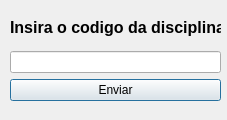
<?xml version="1.0" encoding="UTF-8"?>
<ui version="4.0">
 <class>Fm_InserirDisciplina</class>
 <widget class="QDialog" name="Fm_InserirDisciplina">
  <property name="geometry">
   <rect>
    <x>0</x>
    <y>0</y>
    <width>227</width>
    <height>120</height>
   </rect>
  </property>
  <property name="windowTitle">
   <string>Dialog</string>
  </property>
  <widget class="QWidget" name="">
   <property name="geometry">
    <rect>
     <x>10</x>
     <y>10</y>
     <width>211</width>
     <height>91</height>
    </rect>
   </property>
   <layout class="QVBoxLayout" name="verticalLayout">
    <item>
     <widget class="QLabel" name="label">
      <property name="text">
       <string>&lt;html&gt;&lt;head/&gt;&lt;body&gt;&lt;p&gt;&lt;span style=&quot; font-size:12pt; font-weight:700;&quot;&gt;Insira o codigo da disciplina&lt;/span&gt;&lt;/p&gt;&lt;/body&gt;&lt;/html&gt;</string>
      </property>
     </widget>
    </item>
    <item>
     <widget class="QLineEdit" name="lineEdit_inputCodigoDisciplina"/>
    </item>
    <item>
     <widget class="QPushButton" name="pushButton">
      <property name="text">
       <string>Enviar</string>
      </property>
     </widget>
    </item>
   </layout>
  </widget>
 </widget>
 <resources/>
 <connections/>
</ui>
